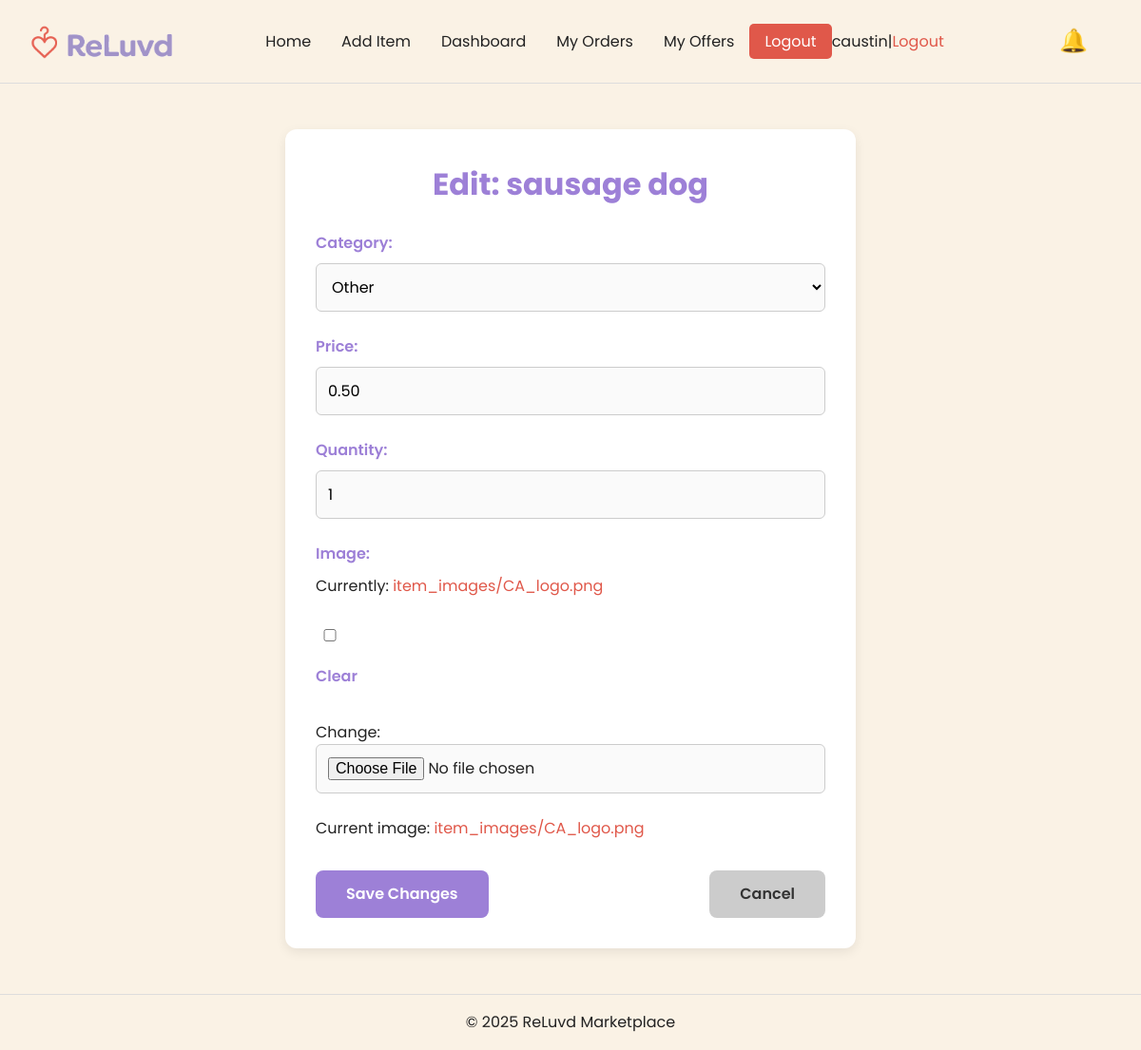
/3/edit/ (signed in), run on the app's committed database.
### items/models.py (models this page shows, shortened)
class Item(models.Model):
    CATEGORY_CHOICES = [
        ("fashion", "Fashion"),
        ("electronics", "Electronics"),
        ("books", "Books"),
        ("home", "Home"),
        ("other", "Other"),
    ]
    title = models.CharField(max_length=100)
    description = models.TextField()
    category = models.CharField(max_length=20, choices=CATEGORY_CHOICES)
    price = models.DecimalField(
        max_digits=8,
        decimal_places=2,
        validators=[MinValueValidator(0.01)],
    )
    image = models.ImageField(upload_to="item_images/", blank=True, null=True)
    seller = models.ForeignKey(User, on_delete=models.CASCADE, related_name="items")
    date_posted = models.DateTimeField(auto_now_add=True)
    is_sold = models.BooleanField(default=False)
    quantity = models.PositiveIntegerField(default=1)

### items/views.py (the view)
# urls.py: path("<int:item_id>/edit/", views.edit_item, name="edit_item"),
@login_required
def edit_item(request, item_id):
    item = get_object_or_404(Item, pk=item_id, seller=request.user)
    if request.method == "POST":
        form = ItemForm(request.POST, request.FILES, instance=item)
        if form.is_valid():
            form.save()
            messages.success(request, "Item updated successfully.")
            return redirect("item_detail", item_id=item.id)
    else:
        form = ItemForm(instance=item)
    return render(request, "items/edit_item.html", {"form": form, "item": item})

### items/forms.py
class ItemForm(forms.ModelForm):
    class Meta:
        model = Item
        fields = ["title", "description", "category", "price", "image", "quantity"]
    def __init__(self, *args, **kwargs):
        super().__init__(*args, **kwargs)
        self.fields["price"].min_value = 0.01

### items/context_processors.py (called while the page is built)
def notifications(request):
    return {"notifications": get_notifications(request.user)}

### items/utils.py (called while the page is built)
def get_notifications(user):
    if not user.is_authenticated:
        return []
    items = Item.objects.filter(seller=user)
    message_notes = Message.objects.filter(item__in=items).order_by("-created_at")[:5]
    offer_notes = Order.objects.filter(item__in=items, is_offer=True).order_by(
        "-created_at"
    )[:5]
    sold_notes = Item.objects.filter(seller=user, is_sold=True).order_by(
        "-date_posted"
    )[:5]
    return {
        "messages": message_notes,
        "offers": offer_notes,
        "sales": sold_notes,
    }

### templates/items/edit_item.html (shortened to what this page needs)
{% extends "base.html" %}
{% load static %}
{% block extra_css %}
<link rel="stylesheet" href="{% static 'css/edit_item.css' %}">
{% endblock %}
{% block content %}
<main role="main" aria-labelledby="edit-item-title">
    <div class="form-wrapper">
        <h2 id="edit-item-title">Edit: {{ item.title }}</h2>
        <form method="POST" enctype="multipart/form-data" aria-label="Edit item form">
            <label for="{{ form.category.id_for_label }}">Category:</label>
            {{ form.category }}
            <label for="{{ form.price.id_for_label }}">Price:</label>
            {{ form.price }}
            <label for="{{ form.quantity.id_for_label }}">Quantity:</label>
            {{ form.quantity }}
            <label for="{{ form.image.id_for_label }}">Image:</label>
            {{ form.image }}
            {% if form.image.value %}
            <p>
                Current image: <a href="{{ form.image.value.url }}" target="_blank">{{ form.image.value.name }}</a>
            </p>
             {% endif %}
            <div class="form-buttons">
                <button type="submit" class="btn-save" aria-label="Save changes to {{ item.title }}">Save
                    Changes</button>
                <a href="{% url 'item_detail' item.id %}" class="btn-cancel"
                    aria-label="Cancel editing {{ item.title }}">Cancel</a>
            </div>
        </form>
    </div>
</main>
{% endblock %}

### templates/base.html (shortened to what this page needs)
{% load static %}
<!DOCTYPE html>
<html lang="en">
<head>
    <link rel="stylesheet" href="{% static 'css/style.css' %}">
    <link rel="stylesheet" href="{% static 'css/base_header.css' %}">
    {% block extra_css %}{% endblock %}
</head>
<body>
    <header class="site-header" role="banner">
        <div class="container">
            <div class="header-content">
                <div class="logo">
                    <a href="/" aria-label="ReLuvd homepage">
                        <img src="{% static 'images/reluvd.png' %}" alt="ReLuvd Logo" width="150" height="auto">
                    </a>
                </div>
                <nav class="site-nav" aria-label="Main navigation">
                    <ul>
                        <li><a href="/">Home</a></li>
                        <li><a href="/add/">Add Item</a></li>
                        <li><a href="/dashboard/">Dashboard</a></li>
                        {% if user.is_authenticated %}
                        <li><a href="{% url 'my_orders' %}">My Orders</a></li>
                        <li><a href="{% url 'my_offers' %}">My Offers</a></li>
                        <li>
                            <form action="{% url 'logout' %}" method="post" style="display: inline;">
                                <button type="submit" aria-label="Log out of your account">Logout</button>
                            </form>
                        </li>
                        {% if user.is_authenticated %}
                        <span> {{ user.username }}</span> |
                        <a href="{% url 'logout' %}">Logout</a>
                        {% else %}
                        <a href="{% url 'login' %}">Login</a> {% endif %}
                        {% else %}
                        <li><a href="{% url 'login' %}" aria-label="Login to your account">Login</a></li>
                        <li><a href="{% url 'signup' %}" aria-label="Register a new account">Sign Up</a></li>
                        {% endif %}
                    </ul>
                </nav>
                <div class="notification-bell">
                    <button id="bellButton" aria-label="View and toggle notifications">🔔</button>
                </div>
            </div>
        </div>
    </header>
    <main class="container" role="main">
        {% block content %}{% endblock %}
    </main>
    <footer class="site-footer" role="contentinfo">
        <div class="container">
            <p>&copy; 2025 ReLuvd Marketplace</p>
        </div>
    </footer>
</body>
</html>

### static/css/style.css (style rules this page uses)
*, *::before, *::after { box-sizing: border-box; }
* { margin: 0; }
@media (prefers-reduced-motion: no-preference) { html { interpolate-size: allow-keywords; } }
body { line-height: 1.5; -webkit-font-smoothing: antialiased; }
img, picture, video, canvas, svg { display: block; max-width: 100%; }
input, button, textarea, select { font: inherit; }
p, h1, h2, h3, h4, h5, h6 { overflow-wrap: break-word; }
p { text-wrap: pretty; }
h1, h2, h3, h4, h5, h6 { text-wrap: balance; }
:root { --primary-red: #E0584A; --primary-purple: #9D80D7; --background: #FAF2E5; --text-dark: #222222; --text-light: #FFFFFF; --accent-yellow: #FFC857; --accent-green: #4CAF50; --error-red: #D32F2F; }
* { margin: 0; padding: 0; box-sizing: border-box; }
body { font-family: 'Poppins', Arial, sans-serif; color: var(--text-dark); background-color: var(--background); line-height: 1.6; font-size: 16px; }
h1, h2, h3, h4, h5, h6 { color: var(--primary-purple); margin-bottom: 0.5em; }
h2 { font-size: 2rem; }
a { color: var(--primary-red); text-decoration: none; }
button, .btn { font-family: inherit; font-size: 1rem; padding: 0.35em 1.0em; border: none; border-radius: 5px; cursor: pointer; background-color: var(--primary-red); color: var(--text-light); transition: background-color 0.3s ease; }
input, textarea, select { font-family: inherit; font-size: 1rem; padding: 0.75em; border: 1px solid #ccc; border-radius: 4px; margin-bottom: 1em; }
.container { max-width: 1200px; margin: 0 auto; padding: 0 1rem; }

### static/css/base_header.css (style rules this page uses)
.site-header { background-color: var(--background); border-bottom: 1px solid #ddd; padding: 1rem; position: relative; z-index: 100; }
.header-content { display: flex; justify-content: space-between; align-items: center; }
.logo a { font-size: 1.75rem; color: var(--primary-purple); text-decoration: none; font-weight: 700; }
.site-nav ul { list-style: none; padding: 0; margin: 0; display: none; flex-direction: column; background-color: var(--background); position: absolute; top: 100%; right: 0; left: 0; z-index: 10; border-top: 1px solid #ddd; border-bottom: 1px solid #ddd; box-shadow: 0 4px 12px rgba(0, 0, 0, 0.15); }
.site-nav ul li { border-bottom: 1px solid #eee; }
.site-nav ul li a { display: block; padding: 1rem; color: var(--text-dark); text-decoration: none; }
.notification-bell { position: relative; margin-left: 1rem; }
.notification-bell button { background: none; border: none; font-size: 1.5rem; cursor: pointer; color: var(--primary-red); }
.container { max-width: 1200px; margin: 0 auto; padding: 0 1rem; }
.site-footer { text-align: center; margin-top: 3rem; padding: 1rem 0; border-top: 1px solid #ddd; }
@media (min-width: 768px) { .site-nav ul { display: flex !important; position: static; flex-direction: row; background: none; border: none; align-items: center; } }
@media (min-width: 768px) { .site-nav ul li { border: none; } }
@media (min-width: 768px) { .site-nav ul li a { padding: 0.5rem 1rem; } }
@media (min-width: 768px) { .site-nav ul { box-shadow: none; } }

### static/css/edit_item.css (style rules this page uses)
.form-wrapper { background-color: #ffffff; padding: 2rem; border-radius: 12px; box-shadow: 0 4px 12px rgba(0, 0, 0, 0.08); max-width: 600px; margin: 3rem auto; }
.form-wrapper h2 { font-size: 2rem; margin-bottom: 1.5rem; color: var(--primary-purple); text-align: center; }
form label { font-weight: 600; display: block; margin-bottom: 0.5rem; color: var(--primary-purple); }
form input, form select, form textarea { padding: 0.75rem; border: 1px solid #ccc; border-radius: 6px; width: 100%; margin-bottom: 1.5rem; background-color: #fafafa; font-size: 1rem; transition: border 0.2s ease; }
.form-buttons { display: flex; justify-content: space-between; gap: 1rem; }
.btn-save { background-color: var(--primary-purple); color: white; padding: 0.75rem 2rem; border: none; border-radius: 8px; font-weight: 600; font-size: 1rem; cursor: pointer; transition: background 0.3s ease; }
.btn-cancel { background-color: #cccccc; color: #333; padding: 0.75rem 2rem; border-radius: 8px; text-decoration: none; font-weight: 600; font-size: 1rem; transition: background 0.3s ease; }
input#image-clear_id { display: flex; align-items: flex-start; gap: 10px; margin: 2rem 0 1.5rem; max-width: 30px; }

### data on the page
Item: title "sausage dog", category "Other", price "0.50", quantity "1", image.value.name "item_images/CA_logo.png"

### other printed values
{{ user.username }} "caustin"
